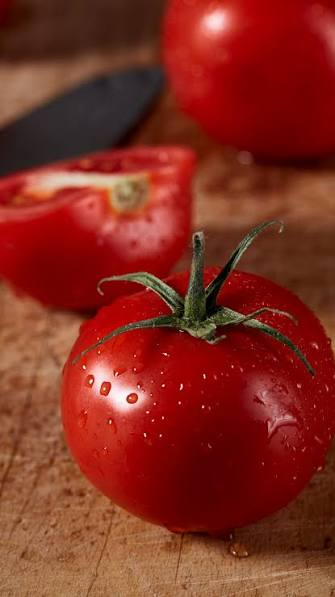
#> input picture avni/tomato.jpg, 335 x 597 px
$ python 4.2.py
#> lines starting #> are read from the running program, lines starting #| are printed output that depends on the picture
import cv2
import matplotlib.pyplot as plt
import numpy as np
image = cv2.imread('tomato.jpg')
#> image is the input picture: shape (597, 335, 3); mean B, G, R 32.2, 45.5, 131.2
brightness = 10
contrast = 2.3
image2 = cv2.convertScaleAbs(image, alpha=contrast, beta=brightness)
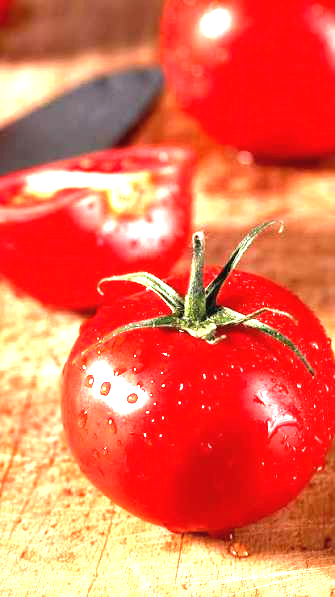
#> image2: shape (597, 335, 3); mean B, G, R 81.8, 109, 235
cv2.imwrite('modified_image.jpg', image2)
image_rgb = cv2.cvtColor(image, cv2.COLOR_BGR2RGB)
image2_rgb = cv2.cvtColor(image2, cv2.COLOR_BGR2RGB)
plt.figure(figsize=(10, 5))
plt.subplot(1, 2, 1)
plt.title("Original")
plt.imshow(image_rgb)
plt.axis('off')
plt.subplot(1, 2, 2)
plt.title("Brightness & Contrast")
plt.imshow(image2_rgb)
plt.axis('off')
plt.show()
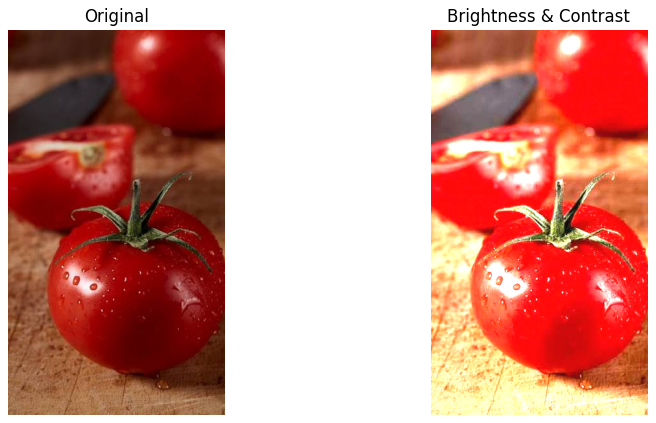
#> figure drawn by matplotlib, 2 panels

$ run again, with avni/Animals.jpg copied over avni/tomato.jpg
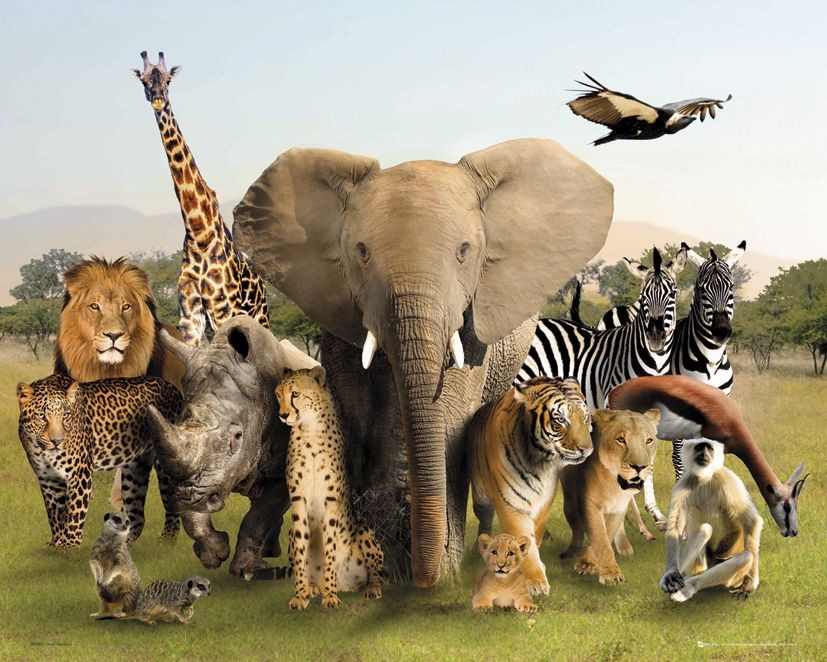
#> input picture avni/Animals.jpg, 827 x 662 px
#> image is the input picture: shape (662, 827, 3); mean B, G, R 122.9, 148.8, 159.6
#> `image2 = cv2.convertScaleAbs(image, alpha=contrast, beta=brightness)`:
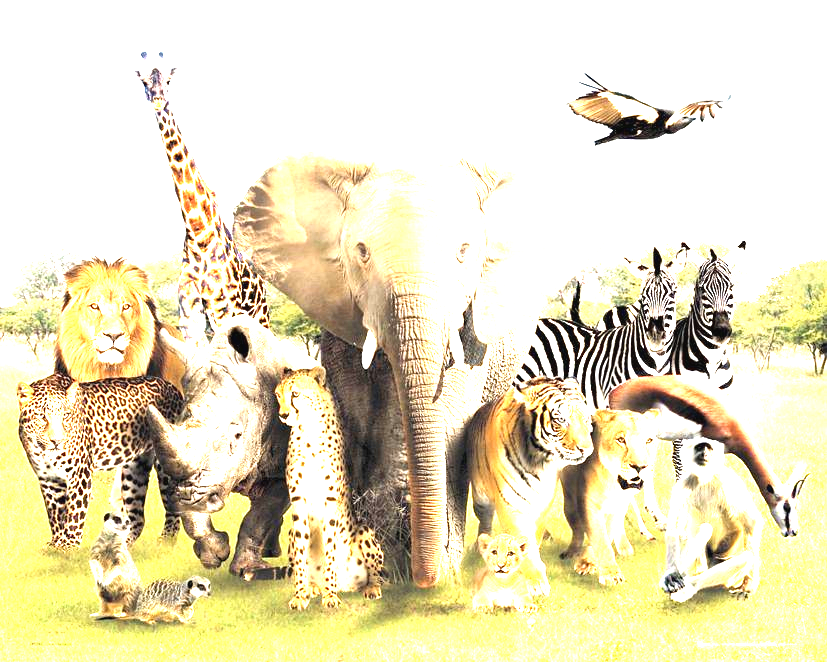
#> image2: shape (662, 827, 3); mean B, G, R 192.5, 223.3, 230.8
#> `plt.show()`:
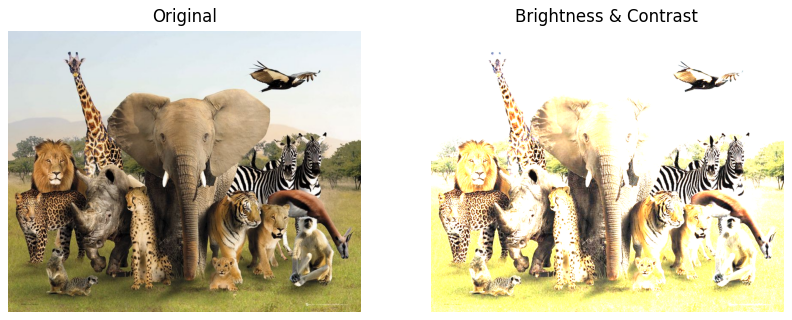
#> figure drawn by matplotlib, 2 panels
